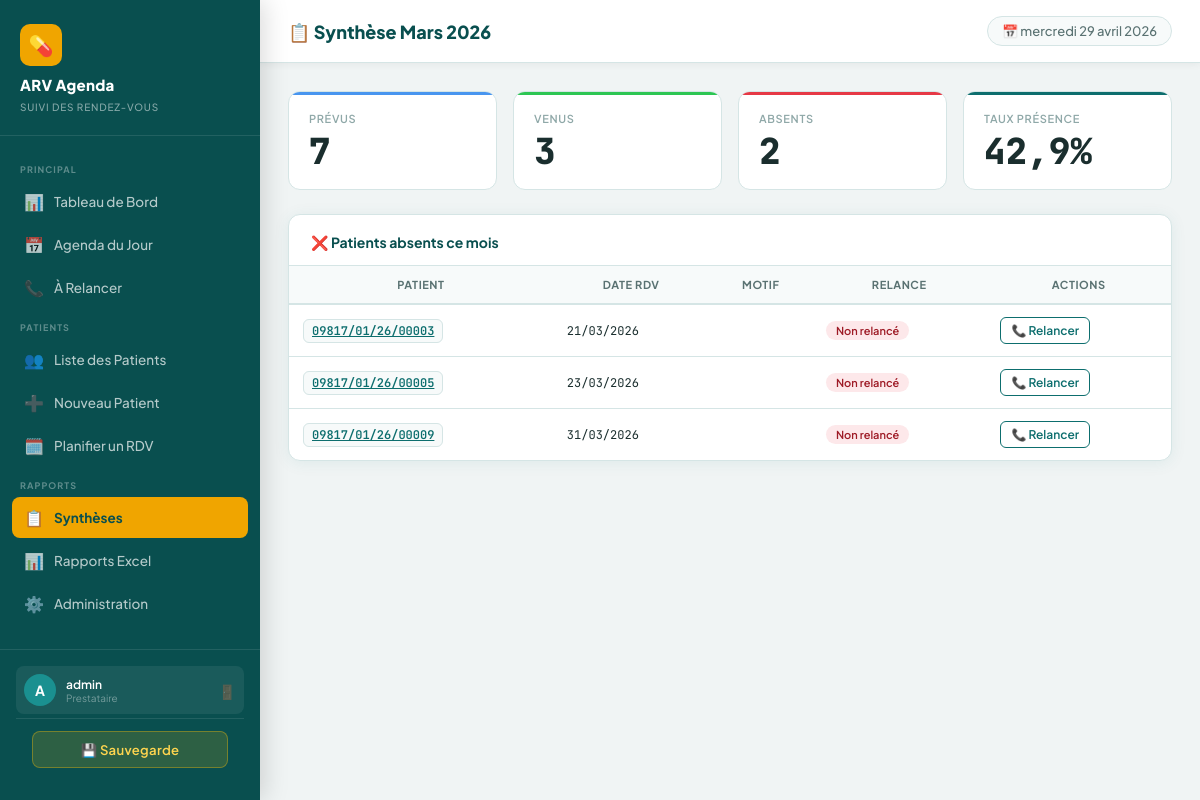
The app's page /synthese/mensuelle/1/ (signed in) with its own data.
### synthese/models.py (models this page shows)
class SyntheseMensuelle(models.Model):
    mois = models.PositiveIntegerField(verbose_name="Mois")
    annee = models.PositiveIntegerField(verbose_name="Année")
    total_rdv_prevus = models.PositiveIntegerField(default=0)
    total_venus = models.PositiveIntegerField(default=0)
    total_absents = models.PositiveIntegerField(default=0)
    total_perdus_de_vue = models.PositiveIntegerField(default=0, verbose_name="Perdus de vue")
    notes = models.TextField(blank=True)
    cree_par = models.ForeignKey(User, on_delete=models.SET_NULL, null=True)
    date_creation = models.DateTimeField(auto_now_add=True)
    class Meta:
        verbose_name = "Synthèse Mensuelle"
        unique_together = ['mois', 'annee']
        ordering = ['-annee', '-mois']
    def __str__(self):
        from calendar import month_name
        mois_fr = ['', 'Janvier','Février','Mars','Avril','Mai','Juin','Juillet','Août','Septembre','Octobre','Novembre','Décembre']
        return f"Synthèse {mois_fr[self.mois]} {self.annee}"
    @property
    def taux_presence(self):
        if self.total_rdv_prevus == 0:
            return 0
        return round((self.total_venus / self.total_rdv_prevus) * 100, 1)

### agenda/models.py (models this page shows, shortened)
class RendezVous(models.Model):
    numero_ordre = models.PositiveIntegerField(verbose_name="N° d'ordre (Colonne A)")
    patient = models.ForeignKey(Patient, on_delete=models.CASCADE, related_name='rendez_vous')
    date_rdv = models.DateField(verbose_name="Date du RDV")
    date_derniere_visite = models.DateField(verbose_name="Date de la dernière visite")
    motif_rdv = models.CharField(max_length=255, blank=True)
    motif_rdv_autre = models.CharField(max_length=200, blank=True, verbose_name="Motif autre (préciser)")
    date_relance_preventive = models.DateField(null=True, blank=True, verbose_name="Date relance préventive (J-2)")
    moyen_relance_preventive = models.CharField(max_length=1, choices=MOYEN_RELANCE_CHOICES, blank=True, verbose_name="Moyen relance préventive")
    resultat_relance_preventive = models.CharField(max_length=2, choices=RESULTAT_RELANCE_CHOICES, blank=True, verbose_name="Résultat relance préventive")
    date_relance_absence = models.DateField(null=True, blank=True, verbose_name="Date relance absence (J+7)")
    moyen_relance_absence = models.CharField(max_length=1, choices=MOYEN_RELANCE_CHOICES, blank=True, verbose_name="Moyen relance absence")
    resultat_relance_absence = models.CharField(max_length=2, choices=RESULTAT_RELANCE_CHOICES, blank=True, verbose_name="Résultat relance absence")
    date_rdv_reprogramme = models.DateField(null=True, blank=True, verbose_name="Date RDV reprogrammé")
    est_venu = models.BooleanField(null=True, verbose_name="Patient venu au RDV")
    date_prochain_rdv = models.DateField(null=True, blank=True, verbose_name="Date prochain RDV")
    motif_prochain_rdv = models.CharField(max_length=200, blank=True, verbose_name="Motif du prochain RDV")
    motif_non_venue = models.CharField(max_length=200, blank=True, verbose_name="Motif de non-venue")
    cree_par = models.ForeignKey(User, on_delete=models.SET_NULL, null=True, related_name='rdv_crees')
    date_creation = models.DateTimeField(auto_now_add=True)
    date_modification = models.DateTimeField(auto_now=True)
    class Meta:
        verbose_name = "Rendez-vous"
        verbose_name_plural = "Rendez-vous"
        ordering = ['date_rdv', 'numero_ordre']

class Patient(models.Model):
    numero_unique = models.CharField(max_length=50, unique=True, verbose_name="N° Unique d'identification")
    code_etablissement = models.CharField(max_length=20, verbose_name="Code établissement")
    numero_site = models.CharField(max_length=20, blank=True, verbose_name="N° Site")
    sexe = models.CharField(max_length=1, choices=SEXE_CHOICES, verbose_name="Sexe")
    age = models.PositiveIntegerField(verbose_name="Âge")
    age_en_mois = models.BooleanField(default=False, verbose_name="Âge en mois (< 2 ans)")
    type_client = models.CharField(max_length=1, choices=TYPE_CLIENT_CHOICES, verbose_name="Type de client")
    population_cles = models.CharField(max_length=10, choices=POPULATION_CLES_CHOICES, blank=True, verbose_name="Population clés")
    date_mise_sous_arv = models.DateField(verbose_name="Date de mise sous ARV")
    contact_telephone = models.CharField(max_length=20, verbose_name="Contact téléphonique")
    residence_adresse = models.CharField(max_length=255, verbose_name="Résidence/Adresse géographique")
    cree_par = models.ForeignKey(User, on_delete=models.SET_NULL, null=True, related_name='patients_crees')
    date_creation = models.DateTimeField(auto_now_add=True)
    class Meta:
        verbose_name = "Patient"
        verbose_name_plural = "Patients"

### synthese/views.py (the view)
# urls.py: path('mensuelle/<int:pk>/', views.synthese_mensuelle_detail, name='synthese_mensuelle_detail'),
@login_required
def synthese_mensuelle_detail(request, pk):
    synthese = get_object_or_404(SyntheseMensuelle, pk=pk)
    rdv_absents = RendezVous.objects.filter(
        date_rdv__month=synthese.mois,
        date_rdv__year=synthese.annee,
        est_venu=False
    ).select_related('patient')
    return render(request, 'synthese/mensuel_detail.html', {
        'synthese': synthese,
        'rdv_absents': rdv_absents
    })

### templates/synthese/mensuel_detail.html (shortened to what this page needs)
{% extends 'base.html' %}
{% block page_title %}📋 {{ synthese }}{% endblock %}
{% block content %}
<div class="stat-grid" style="grid-template-columns:repeat(4,1fr);">
  <div class="stat-card info"><div class="stat-label">Prévus</div><div class="stat-value">{{ synthese.total_rdv_prevus }}</div></div>
  <div class="stat-card success"><div class="stat-label">Venus</div><div class="stat-value">{{ synthese.total_venus }}</div></div>
  <div class="stat-card danger"><div class="stat-label">Absents</div><div class="stat-value">{{ synthese.total_absents }}</div></div>
  <div class="stat-card primary"><div class="stat-label">Taux Présence</div><div class="stat-value">{{ synthese.taux_presence }}%</div></div>
</div>
<div class="card">
  <div class="card-header"><span class="card-title">❌ Patients absents ce mois</span></div>
  {% if rdv_absents %}
  <div class="table-wrapper">
    <table class="arv-table">
      <thead><tr><th>Patient</th><th>Date RDV</th><th>Motif</th><th>Relance</th><th>Actions</th></tr></thead>
      <tbody>
        {% for rdv in rdv_absents %}
        <tr>
          <td><a href="{% url 'patient_detail' rdv.patient.pk %}" class="patient-id">{{ rdv.patient.numero_unique }}</a></td>
          <td class="mono">{{ rdv.date_rdv|date:"d/m/Y" }}</td>
          <td>{{ rdv.get_motif_rdv_display }}</td>
          <td>{% if rdv.date_relance %}<span class="badge badge-info">Relancé</span>{% else %}<span class="badge badge-danger">Non relancé</span>{% endif %}</td>
          <td><a href="{% url 'rdv_relance_absence' rdv.pk %}" class="btn btn-sm btn-outline">📞 Relancer</a></td>
        </tr>
        {% endfor %}
      </tbody>
    </table>
  </div>
  {% else %}
  <div class="empty-state"><div class="icon">✅</div><p>Tous les patients sont venus cette semaine</p></div>
  {% endif %}
</div>
{% endblock %}

### templates/base.html (shortened to what this page needs)
<!DOCTYPE html>
<html lang="fr">
<head>
  {% load static %}
  <link rel="stylesheet" href="{% static 'css/main.css' %}">
</head>
<body>
{% if user.is_authenticated %}
<aside class="sidebar">
  <div class="sidebar-brand">
    <div class="brand-icon">💊</div>
    {% if user.groups.all|length > 0 %}
      {% for group in user.groups.all %}
        {% if group.name == 'Agenda PTME' %}<h1>ARV Agenda</h1><small>Agenda PTME</small>
        {% elif group.name == 'Agenda Adulte' %}<h1>ARV Agenda</h1><small>Agenda Adulte</small>
        {% endif %}
      {% endfor %}
    {% else %}<h1>ARV Agenda</h1><small>Suivi des Rendez-Vous</small>
    {% endif %}
  </div>
  <nav class="sidebar-nav">
    <div class="nav-section-title">Principal</div>
    <a href="{% url 'dashboard' %}" class="nav-link {% if request.resolver_match.url_name == 'dashboard' %}active{% endif %}">
      <span class="icon">📊</span> Tableau de Bord
    </a>
    <a href="{% url 'agenda_jour' %}" class="nav-link {% if request.resolver_match.url_name == 'agenda_jour' %}active{% endif %}">
      <span class="icon">📅</span> Agenda du Jour
    </a>
    <a href="{% url 'a_relancer_list' %}" class="nav-link {% if request.resolver_match.url_name == 'a_relancer_list' %}active{% endif %}">
      <span class="icon">📞</span> À Relancer
    </a>
    <div class="nav-section-title">Patients</div>
    <a href="{% url 'patient_list' %}" class="nav-link {% if 'patient' in request.resolver_match.url_name %}active{% endif %}">
      <span class="icon">👥</span> Liste des Patients
    </a>
    <a href="{% url 'patient_create' %}" class="nav-link">
      <span class="icon">➕</span> Nouveau Patient
    </a>
    <a href="{% url 'rdv_create' %}" class="nav-link">
      <span class="icon">🗓️</span> Planifier un RDV
    </a>
    <div class="nav-section-title">Rapports</div>
    <a href="{% url 'synthese_list' %}" class="nav-link {% if 'synthese' in request.resolver_match.url_name %}active{% endif %}">
      <span class="icon">📋</span> Synthèses
    </a>
    <a href="{% url 'rapport_page' %}" class="nav-link {% if request.resolver_match.url_name == 'rapport_page' or request.resolver_match.url_name == 'rapport_export' %}active{% endif %}">
      <span class="icon">📊</span> Rapports Excel
    </a>
    {% if user.is_staff %}
    <a href="/admin/" class="nav-link">
      <span class="icon">⚙️</span> Administration
    </a>
    {% endif %}
  </nav>
  <div class="sidebar-footer">
    <div class="user-info">
      <div class="user-avatar">{{ user.username|slice:":1"|upper }}</div>
      <div class="user-details">
        <div class="user-name">{{ user.get_full_name|default:user.username }}</div>
        <div class="user-role">
        {% for group in user.groups.all %}
          {% if group.name == 'Agenda PTME' or group.name == 'Agenda Adulte' %}{{ group.name }}{% endif %}
        {% empty %}Prestataire{% endfor %}
      </div>
      </div>
      <form method="POST" action="{% url 'logout' %}" class="logout-form">
        <button type="submit" class="btn-logout" title="Déconnexion">🚪</button>
      </form>
    </div>
    {% if user.is_staff %}
    <div class="sidebar-backup">
      <a href="{% url 'backup_download' %}"
         class="btn-backup"
         onclick="return confirm('Lancer une sauvegarde complète du système ?')"
         title="Sauvegarder la base de données et les fichiers">
        💾 Sauvegarde
      </a>
    </div>
    {% endif %}
  </div>
</aside>
<div class="main-content">
  <div class="topbar">
    <span class="topbar-title">{% block page_title %}ARV Agenda{% endblock %}</span>
    <span class="topbar-date">📅 {% now "l d F Y" %}</span>
  </div>
  <div class="page-content">
    {% block content %}{% endblock %}
  </div>
</div>
{% else %}
{% block auth_content %}{% endblock %}
{% endif %}
</body>
</html>

### records on screen
SyntheseMensuelle: mois+annee "Synthèse Mars 2026", total_rdv_prevus "7", total_venus "3", total_absents "2", taux_presence "42,9"
RendezVous: patient.numero_unique "09817/01/26/00003", date_rdv "21/03/2026"
RendezVous: patient.numero_unique "09817/01/26/00005", date_rdv "23/03/2026"
RendezVous: patient.numero_unique "09817/01/26/00009", date_rdv "31/03/2026"

### other values on screen
{{ user.username|slice:":1"|upper }} "A"
{{ user.get_full_name|default:user.username }} "admin"
